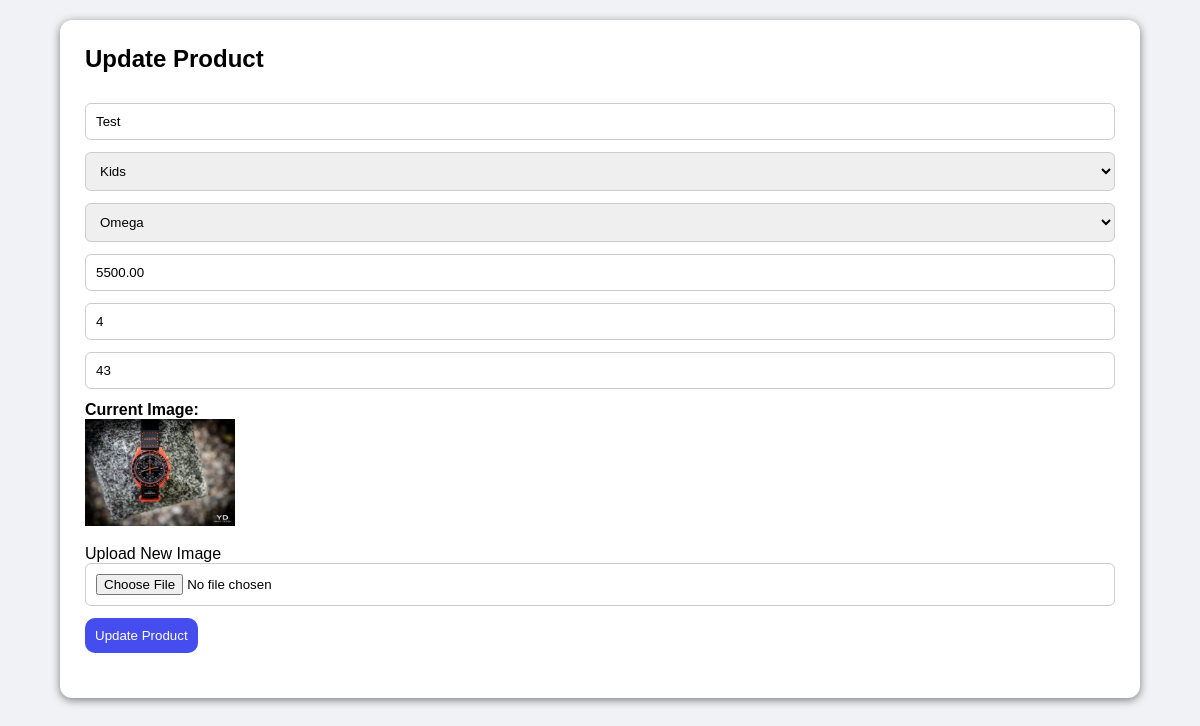
/update_product.php?id=0 (signed in), run on an earlier commit of the app's database.
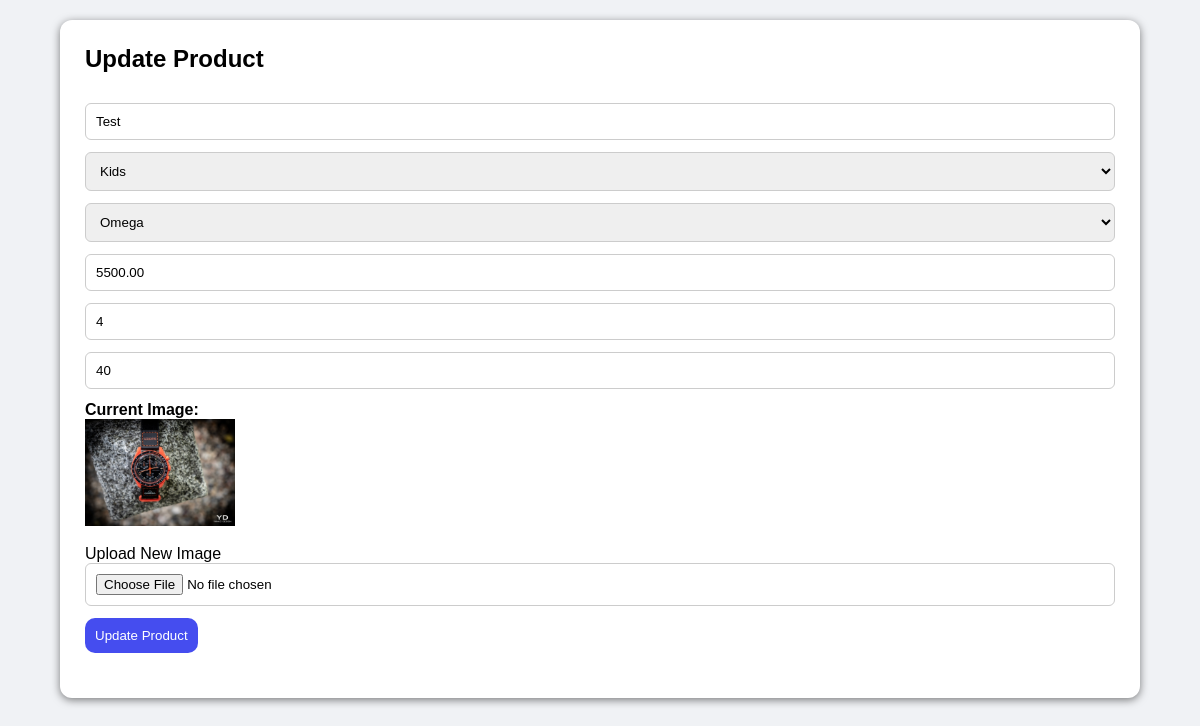
And on a later commit of the database.
### tables this page shows
CREATE TABLE `products` (
  `id` int(11) NOT NULL,
  `name` varchar(255) NOT NULL,
  `price` decimal(10,2) NOT NULL,
  `discount_percent` int(11) DEFAULT 0,
  `type` varchar(100) DEFAULT NULL,
  `brand` varchar(100) DEFAULT NULL,
  `image_path` varchar(255) DEFAULT NULL,
  `quantity` int(11) NOT NULL DEFAULT 0
);

### update_product.php (the view, shortened to what this page needs)
<?php
include('auth.php');
$id = $_GET['id'];
$stmt = $conn->prepare("SELECT * FROM products WHERE id = ?");
$stmt->bind_param("i", $id);
$stmt->execute();
$product = $stmt->get_result()->fetch_assoc();
?>
<!DOCTYPE html>
<html>
<head>
  <link rel="stylesheet" href="./css/addedit.css">
</head>
<body>
<div class="form-container">
  <h2>Update Product</h2>
  <form method="post" enctype="multipart/form-data">
    <input name="name" type="text" value="<?= htmlspecialchars($product['name']) ?>" required>
    <select name="type" required>
      <?php foreach (['mens', 'womens', 'kids', 'boys', 'smart', 'couple'] as $type): ?>
        <option value="<?= $type ?>" <?= $product['type'] === $type ? 'selected' : '' ?>><?= ucfirst($type) ?></option>
      <?php endforeach; ?>
    </select>
    <select name="brand" required>
      <?php foreach (['rolex', 'omega', 'cartier', 'citizen'] as $brand): ?>
        <option value="<?= $brand ?>" <?= $product['brand'] === $brand ? 'selected' : '' ?>><?= ucfirst($brand) ?></option>
      <?php endforeach; ?>
    </select>
    <input name="price" type="number" step="0.01" value="<?= $product['price'] ?>" required>
    <input name="discount" type="number" value="<?= $product['discount_percent'] ?>" required>
    <input name="quantity" type="number" min="0" value="<?= $product['quantity'] ?>" required>
    <div style="margin-bottom: 15px;">
      <strong>Current Image:</strong><br>
      <?php if ($product['image_path']): ?>
        <img src="uploads/<?= $product['image_path'] ?>" alt="Product Image" width="150">
      <?php else: ?>
        <p>No image available.</p>
      <?php endif; ?>
    </div>
    <label class="upload-box">
      Upload New Image
      <input type="file" name="image" accept="image/*">
    </label>
    <button type="submit" class="btn">Update Product</button>
  </form>
</div>
</body>
</html>

What changed in the data, as far as the page shows it:
changed products "Test": quantity "43" → "40"
